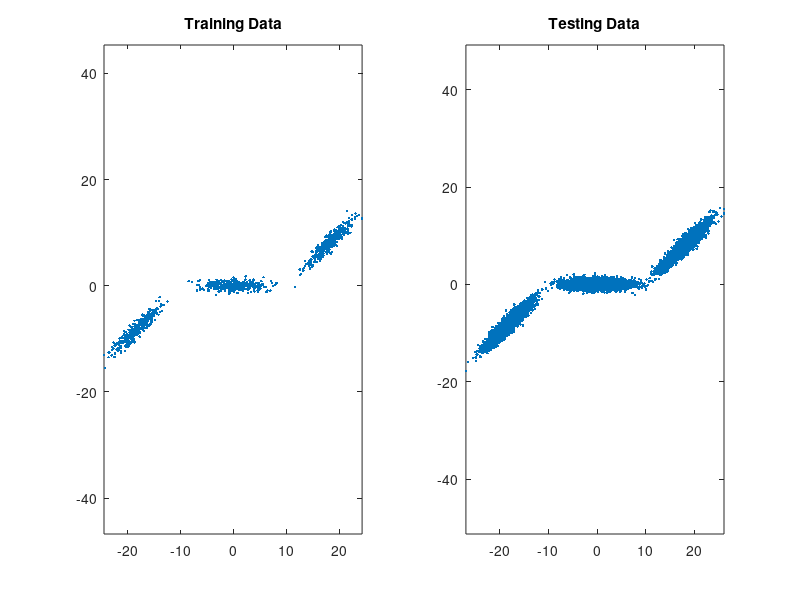

MATLAB code to generate this figure:
clear all, close all,

plotData = 1;
n = 2; Ntrain = 1000; Ntest = 10000; 
alpha = [0.33,0.34,0.33]; % must add to 1.0
meanVectors = [-18 0 18;-8 0 8];
covEvalues = [3.2^2 0;0 0.6^2];
covEvectors(:,:,1) = [1 -1;1 1]/sqrt(2);
covEvectors(:,:,2) = [1 0;0 1];
covEvectors(:,:,3) = [1 -1;1 1]/sqrt(2);

t = rand(1,Ntrain);
ind1 = find(0 <= t & t <= alpha(1));
ind2 = find(alpha(1) < t & t <= alpha(1)+alpha(2));
ind3 = find(alpha(1)+alpha(2) <= t & t <= 1);
Xtrain = zeros(n,Ntrain);
Xtrain(:,ind1) = covEvectors(:,:,1)*covEvalues^(1/2)*randn(n,length(ind1))+meanVectors(:,1);
Xtrain(:,ind2) = covEvectors(:,:,2)*covEvalues^(1/2)*randn(n,length(ind2))+meanVectors(:,2);
Xtrain(:,ind3) = covEvectors(:,:,3)*covEvalues^(1/2)*randn(n,length(ind3))+meanVectors(:,3);

t = rand(1,Ntest);
ind1 = find(0 <= t & t <= alpha(1));
ind2 = find(alpha(1) < t & t <= alpha(1)+alpha(2));
ind3 = find(alpha(1)+alpha(2) <= t & t <= 1);
Xtest = zeros(n,Ntrain);
Xtest(:,ind1) = covEvectors(:,:,1)*covEvalues^(1/2)*randn(n,length(ind1))+meanVectors(:,1);
Xtest(:,ind2) = covEvectors(:,:,2)*covEvalues^(1/2)*randn(n,length(ind2))+meanVectors(:,2);
Xtest(:,ind3) = covEvectors(:,:,3)*covEvalues^(1/2)*randn(n,length(ind3))+meanVectors(:,3);

if plotData == 1
    figure(1), subplot(1,2,1),
    plot(Xtrain(1,:),Xtrain(2,:),'.')
    title('Training Data'), axis equal,
    subplot(1,2,2),
    plot(Xtest(1,:),Xtest(2,:),'.')
    title('Testing Data'), axis equal,
end